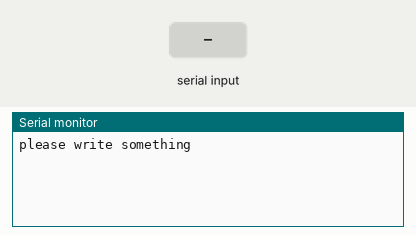
Bench run of a sketch on a simulated Arduino Uno, built with avr-gcc and run on an emulated ATmega328P. On the bench: the last lines printed to the serial monitor. The inputs (shaded band) are chosen by the test bench.

Above: at 1.2 s.
1.3 s: "1" received over Serial
At 3.1 s:
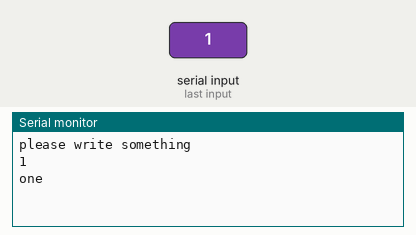
3.8 s: "0" received over Serial
At 6.0 s:
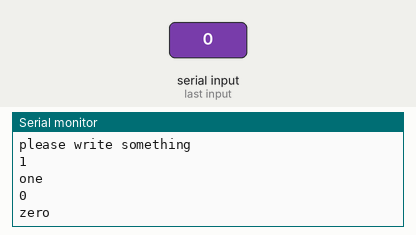
6.3 s: "2" received over Serial
At 8.7 s:
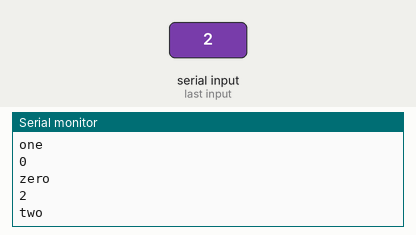

The sketch:

chap.2.ino
```cpp
 char* numbers[10] = { "zero", "one", "two", "three", "four", "five", "six", "seven", "eight", "nine" };
 int in;
 #define NUMBRE_LENGTH 10
 char buffer[NUMBRE_LENGTH];
void setup()
{
 Serial.begin(9600);
 Serial.println("please write something");
}
void loop()
{
   if(Serial.available() > 0)
   {
      in = Serial.readBytes(buffer, NUMBRE_LENGTH );  // get the new number

       for (int j = 0; j < in; j++)
      {
        Serial.print(buffer[j]);
      }
       Serial.println();
      for (int j = 0; j < in; j++)
      {
        if((buffer[j]<='9') && (buffer[j]>='0'))
        {
          for (int i = 0; i < 10;i++)
          {
              if (i == (buffer[j]& 15) )
              {
                Serial.print(numbers[i]);
                Serial.print(" ");
              }
          }
        }
      }
      Serial.println();
   }
   delay(50);
} 
```

Measured:
- after the input at 1.3 s, the serial monitor: prints a new line after 1.1 s (image 1)
- after the input at 3.8 s, the serial monitor: prints a new line after 1.1 s (image 2)
- after the input at 6.3 s, the serial monitor: prints a new line after 1.0 s (image 3)
